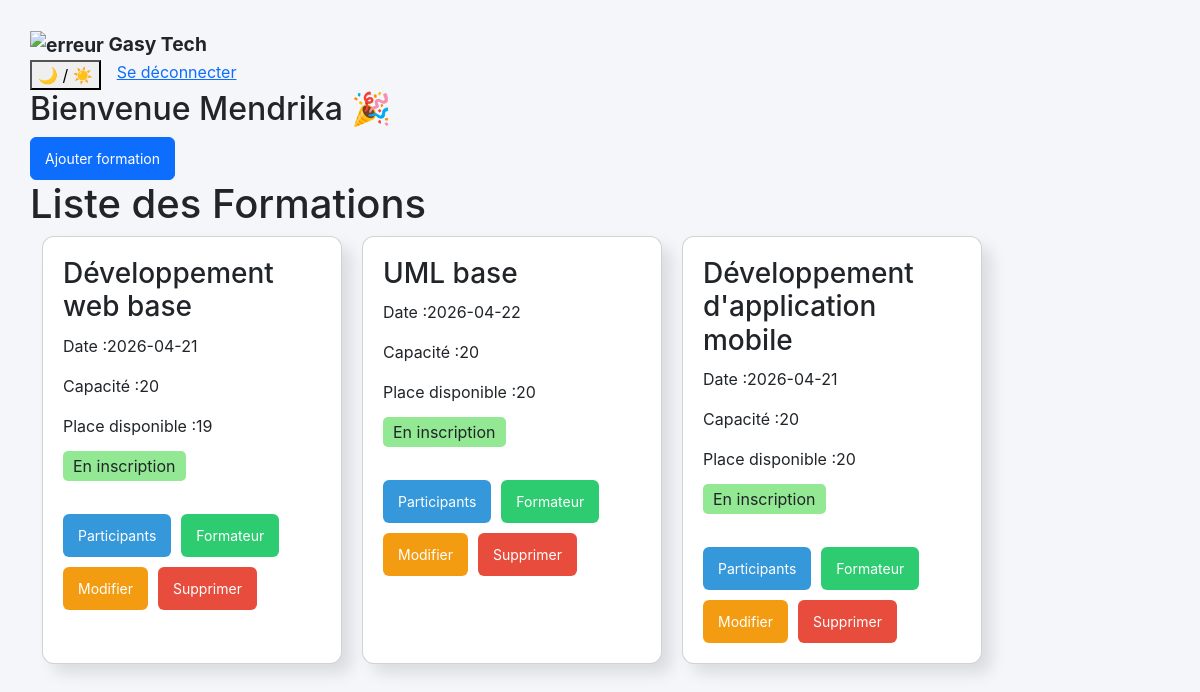
Screenshot of /dashboard.php (signed in) with the database file from the repository.
### tables this page shows
CREATE TABLE `formation` (
  `id_formation` int(11) NOT NULL,
  `titre_formation` text NOT NULL,
  `date_debut` date NOT NULL DEFAULT current_timestamp(),
  `capacite` int(11) NOT NULL DEFAULT 20,
  `placeDispo` int(11) NOT NULL DEFAULT 20,
  `statut` enum('en inscription','en cours','terminé') NOT NULL DEFAULT 'en inscription'
);

### dashboard.php (the view, shortened to what this page needs)
<?php
require './authentification/config.php';
?>
<!DOCTYPE html>
<html>
<head>
    <link href="https://cdn.jsdelivr.net/npm/bootstrap@5.3.3/dist/css/bootstrap.min.css" rel="stylesheet">
    <link rel="stylesheet" href="dashboard.css">
</head>
<body>
        <header>
        <nav>
            <div style="font-weight: 700; font-size: 1.2rem; color: var(--color-accent);">
                <img src="fond3.png" alt="erreur" width="50px" height="30px">  Gasy Tech</div>
            <div style="display: flex; gap: 1rem; flex-wrap: wrap;">
                <button id="theme-toggle">🌙 / ☀️</button>
                <a href="./authentification/logout.php">Se déconnecter</a>
            </div>
        </nav>
    </header>
    <h2>Bienvenue <?php echo $_SESSION['admin']; ?> 🎉</h2>
    <button class="btn btn-primary" data-bs-toggle="modal" data-bs-target="#formModal" >Ajouter formation</button>
    <h1>Liste des Formations</h1>
    <?php
        $sql="SELECT * FROM formation";
        $result = $pdo->prepare($sql);
        $result->execute();
        $row=$result->fetchAll(PDO::FETCH_ASSOC);
    ?>
    <div class="container">
        <?php
        if(count($row) > 0){
            foreach($row as $ligne){
        ?>
        <div class="card">
            <h3><?php echo $ligne['titre_formation']; ?></h3>
            <p>Date :<?php echo $ligne['date_debut']; ?></p>
            <span>
                <p>Capacité :<?php echo $ligne['capacite']; ?></p>
                <p>Place disponible :<?php echo $ligne['placeDispo']; ?></p>
            </span>
                <p><?php
                    if($ligne['statut'] == "en inscription"){
                        echo '<span id="disponible">En inscription</span>';
                    } else if($ligne['statut'] == "en cours"){
                        echo '<span id="indisponible">En cours</span>';
                    } else{
                        echo '<span id="terminé">Terminé</span>';
                    }?>
                </p>
            <div class="actions">
                <button type="button" class="btn participant" data-bs-toggle="modal" data-bs-target="#participantModal<?php echo $ligne['id_formation']; ?>">Participants</button>
                <a class="btn formateur"href="attribuer_formateur.php?id=<?php echo $ligne['id_formation']; ?>">Formateur</a>
                <a class="btn modifier" href="modifier.php?id=<?php echo $ligne['id_formation']; ?>">Modifier</a>
                <a class="btn supprimer" href="supprimer.php?id=<?php echo $ligne['id_formation']; ?>">Supprimer</a>
            </div>
        </div>
        <?php }
        } else {
            echo "Aucune formation";
        } ?>
    </div>
</body>
</html>

### dashboard.css (style rules this page uses)
body { font-family: -apple-system, BlinkMacSystemFont, 'Segoe UI', 'Roboto', 'Oxygen', 'Ubuntu', sans-serif; background:#f4f6f9; padding:30px; }
.container { display:flex; flex-wrap:wrap; gap:20px; }
.card { width:300px; background:white; padding:20px; border-radius:12px; box-shadow:10px 10px 15px rgba(0,0,0,0.1); transition:1s; }
h3 { margin-bottom:10px; }
.actions { margin-top:20px; display:flex; flex-wrap:wrap; gap:10px; }
.btn { text-decoration:none; padding:10px 14px; border-radius:6px; color:white; font-size:14px; transition:0.5s; }
.participant { background:#3498db; }
.formateur { background:#2ecc71; }
.modifier { background:#f39c12; }
.supprimer { background:#e74c3c; }
#disponible { background-color: rgb(147, 233, 147); padding: 5px 10px; border-radius: 5px; }

### rows the page displays
formation: titre_formation "Développement web base", date_debut "2026-04-21", capacite "20", placeDispo "19", statut "En inscription"
formation: titre_formation "UML base", date_debut "2026-04-22", capacite "20", placeDispo "20", statut "En inscription"
formation: titre_formation "Développement d'application mobile", date_debut "2026-04-21", capacite "20", placeDispo "20", statut "En inscription"

### other values shown
$_SESSION['admin'] "Mendrika"
